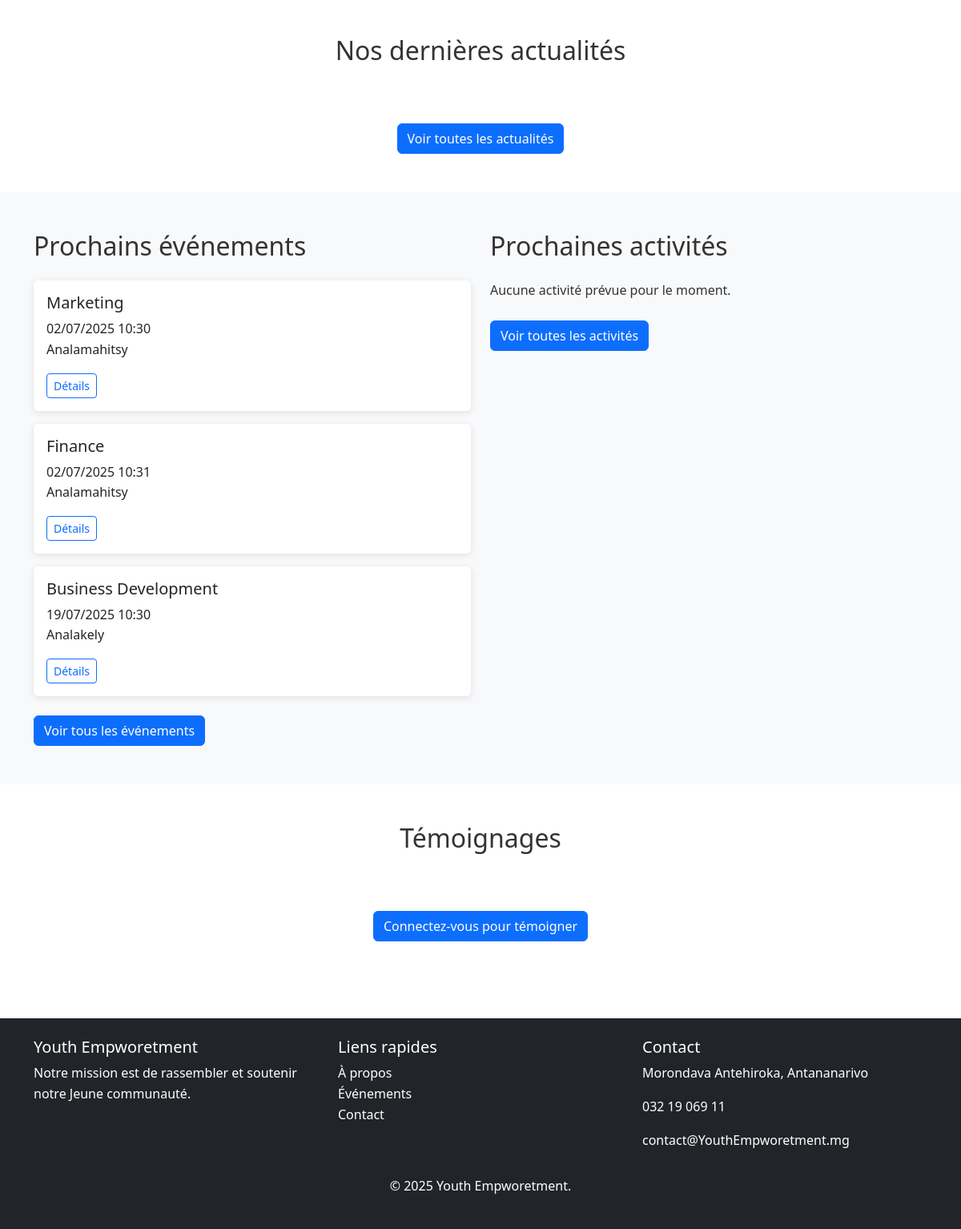
Before: / (lower part) with the older database file.
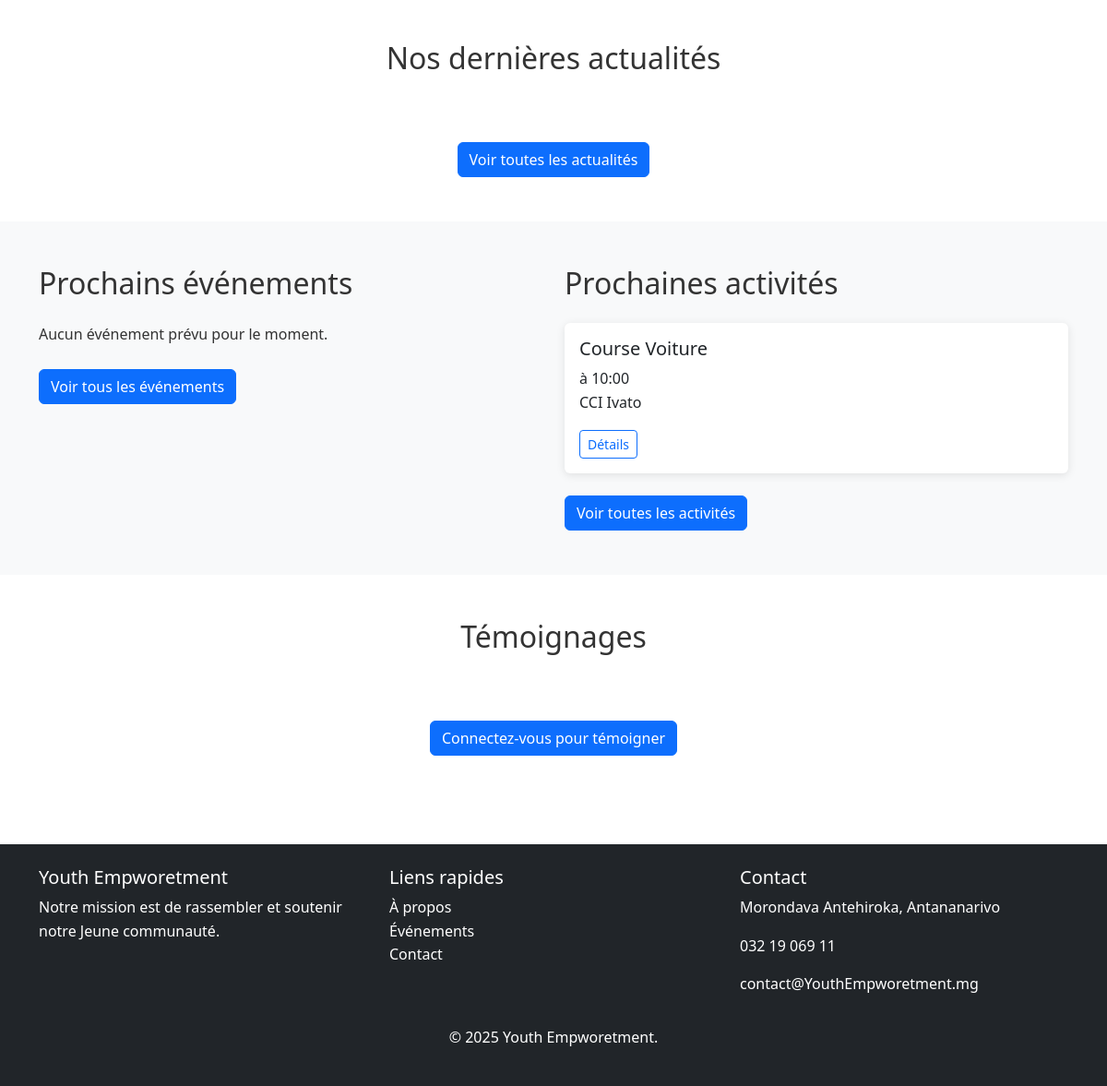
After: the same page with the newer database file.
### AppEvenements/models.py (models this page shows, shortened)
class Evenement(models.Model):
    titre = models.CharField(max_length=100)
    description = models.TextField()
    date_debut = models.DateTimeField()
    date_fin = models.DateTimeField()
    lieu = models.CharField(max_length=200)
    nombre_participant_max = models.PositiveIntegerField(blank=True,null=True)
    image = models.ImageField(upload_to='static/images/evenements',blank=True,null=True)
    createur = models.ForeignKey(Utilisateur,on_delete=models.SET_NULL, null=True)
    date_creation = models.DateTimeField(auto_now_add=True)
    nombre_participants = models.ManyToManyField(Utilisateur, related_name="evenement_participes", blank=True,through="ParticipationEvenement")
    class Meta:
        verbose_name = "Événement"
        verbose_name_plural = "Événements"
        ordering = ['-date_debut']

class Activite(models.Model):
    nom = models.CharField(max_length=200)
    description = models.TextField()
    date_activites = models.DateField()
    horaire_debut = models.TimeField()
    horaire_fin = models.TimeField( blank=True, null=True)
    lieu = models.CharField(max_length=200)
    image = models.ImageField(upload_to='static/images/activites/', verbose_name="Image", blank=True, null=True)
    date_creation = models.DateTimeField(auto_now_add=True)
    createur = models.ForeignKey(Utilisateur,on_delete=models.SET_NULL, null=True, verbose_name="Créateur")
    participants = models.ManyToManyField(Utilisateur, related_name='activites_participes', blank=True)
    class Meta:
        verbose_name = "Activité"
        verbose_name_plural = "Activités"
        ordering = ['-date_activites']

### AppAccueil/views.py (the view)
# urls.py: path('',accueilpage,name='accueil'),
def accueilpage(request):
    actualites = Actualite.objects.all().order_by('-date_publication')[:3]
    evenements = Evenement.objects.filter(
        date_debut__gte=timezone.now()
    ).order_by('date_debut')[:3]
    activites = Activite.objects.filter(
        date_activites__gte=timezone.now()
    ).order_by('date_activites')[:3]
    temoignages = Temoignage.objects.filter(
        approuve=True
    ).order_by('-date_creation')[:3]
    context = {
        'actualites': actualites,
        'evenements': evenements,
        'activites': activites,
        'temoignages': temoignages,
        'session': request.session  # Pour vérifier la connexion
    }
    return render(request,'Accueil.html',context)

### templates/Accueil.html (shortened to what this page needs)
{% extends 'layouts/master.html' %}
{% load static %}
{% block content %}
    <section class="py-5">
        <div class="container">
            <h2 class="text-center mb-5">Nos dernières actualités</h2>
            <div class="text-center mt-4">
                <a href="{% url 'actualite' %}" class="btn btn-primary">Voir toutes les actualités</a>
            </div>
        </div>
    </section>
    <section class="py-5 bg-light">
        <div class="container">
            <div class="row">
                <div class="col-md-6">
                    <h2 class="mb-4">Prochains événements</h2>
                    {% for evenement in evenements %}
                        <div class="card mb-3">
                            <div class="card-body">
                                <h5 class="card-title">{{ evenement.titre }}</h5>
                                <p class="card-text">
                                     {{ evenement.date_debut|date:"d/m/Y H:i" }}
                                    <br>
                                     {{ evenement.lieu }}
                                </p>
                                <a href="{% url 'detail_evenement' evenement.id %}" class="btn btn-sm btn-outline-primary">Détails</a>
                            </div>
                        </div>
                    {% empty %}
                        <p>Aucun événement prévu pour le moment.</p>
                    {% endfor %}
                    <a href="{% url 'evenements' %}" class="btn btn-primary mt-2">Voir tous les événements</a>
                </div>
                <div class="col-md-6">
                    <h2 class="mb-4">Prochaines activités</h2>
                    {% for activite in activites %}
                        <div class="card mb-3">
                            <div class="card-body">
                                <h5 class="card-title">{{ activite.nom }}</h5>
                                <p class="card-text">
                                     {{ activite.date_organisation|date:"d/m/Y" }} à {{ activite.horaire_debut|time:"H:i" }}
                                    <br>
                                     {{ activite.lieu }}
                                </p>
                                <a href="{% url 'detail_activite' activite.id %}" class="btn btn-sm btn-outline-primary">Détails</a>
                            </div>
                        </div>
                    {% empty %}
                        <p>Aucune activité prévue pour le moment.</p>
                    {% endfor %}
                    <a href="{% url 'activites' %}" class="btn btn-primary mt-2">Voir toutes les activités</a>
                </div>
            </div>
        </div>
    </section>
    <section class="py-5">
        <div class="container">
            <h2 class="text-center mb-5">Témoignages</h2>
            <div class="text-center mt-4">
                {% if request.session.membres %}
                    <a href="" class="btn btn-outline-primary">Ajouter votre témoignage</a>
                {% else %}
                    <a href="{% url 'connexionPage' %}" class="btn btn-primary">Connectez-vous pour témoigner</a>
                {% endif %}
            </div>
        </div>
    </section>
{% endblock %}

Changed rows visible on the page:
removed Evenement: titre "Marketing", date_debut "02/07/2025 10:30", lieu "Analamahitsy"
removed Evenement: titre "Finance", date_debut "02/07/2025 10:31", lieu "Analamahitsy"
removed Evenement: titre "Business Development", date_debut "19/07/2025 10:30", lieu "Analakely"
added Activite: nom "Course Voiture", horaire_debut "10:00", lieu "CCI Ivato"
Other visible differences:
text no longer shown: "Aucune activité prévue pour le moment."
text now shown: "Aucun événement prévu pour le moment."
